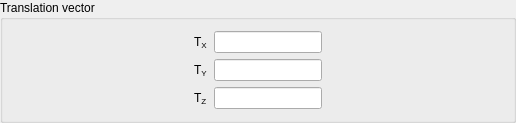
        <widget class="QGroupBox" name="groupBoxTranslation">
         <property name="toolTip">
          <string>&lt;html&gt;&lt;head/&gt;&lt;body&gt;&lt;p&gt;&lt;span style=&quot; font-size:9pt;&quot;&gt;Translation vector.&lt;/span&gt;&lt;/p&gt;&lt;/body&gt;&lt;/html&gt;</string>
         </property>
         <property name="title">
          <string>Translation vector </string>
         </property>
         <layout class="QGridLayout">
          <item row="0" column="0">
           <spacer>
            <property name="orientation">
             <enum>Qt::Horizontal</enum>
            </property>
            <property name="sizeHint" stdset="0">
             <size>
              <width>180</width>
              <height>20</height>
             </size>
            </property>
           </spacer>
          </item>
          <item row="0" column="1">
           <widget class="QLabel" name="labelTX">
            <property name="toolTip">
             <string>&lt;html&gt;&lt;head/&gt;&lt;body&gt;&lt;p&gt;&lt;span style=&quot; font-size:9pt;&quot;&gt;First component of the translation vector.&lt;/span&gt;&lt;/p&gt;&lt;/body&gt;&lt;/html&gt;</string>
            </property>
            <property name="text">
             <string>T&lt;sub&gt;X&lt;/sub&gt;</string>
            </property>
           </widget>
          </item>
          <item row="0" column="2">
           <widget class="QLineEdit" name="lineEditTX">
            <property name="sizePolicy">
             <sizepolicy hsizetype="Expanding" vsizetype="Fixed">
              <horstretch>0</horstretch>
              <verstretch>0</verstretch>
             </sizepolicy>
            </property>
            <property name="minimumSize">
             <size>
              <width>20</width>
              <height>0</height>
             </size>
            </property>
            <property name="baseSize">
             <size>
              <width>0</width>
              <height>0</height>
             </size>
            </property>
            <property name="toolTip">
             <string>&lt;html&gt;&lt;head/&gt;&lt;body&gt;&lt;p&gt;&lt;span style=&quot; font-size:9pt;&quot;&gt;First component of the translation vector.&lt;/span&gt;&lt;/p&gt;&lt;/body&gt;&lt;/html&gt;</string>
            </property>
           </widget>
          </item>
          <item row="0" column="3">
           <spacer>
            <property name="orientation">
             <enum>Qt::Horizontal</enum>
            </property>
            <property name="sizeHint" stdset="0">
             <size>
              <width>180</width>
              <height>20</height>
             </size>
            </property>
           </spacer>
          </item>
          <item row="1" column="0">
           <spacer>
            <property name="orientation">
             <enum>Qt::Horizontal</enum>
            </property>
            <property name="sizeHint" stdset="0">
             <size>
              <width>180</width>
              <height>20</height>
             </size>
            </property>
           </spacer>
          </item>
          <item row="1" column="1">
           <widget class="QLabel" name="labelTY">
            <property name="toolTip">
             <string>&lt;html&gt;&lt;head/&gt;&lt;body&gt;&lt;p&gt;&lt;span style=&quot; font-size:9pt;&quot;&gt;Second component of the translation vector.&lt;/span&gt;&lt;/p&gt;&lt;/body&gt;&lt;/html&gt;</string>
            </property>
            <property name="text">
             <string>T&lt;sub&gt;Y&lt;/sub&gt;</string>
            </property>
           </widget>
          </item>
          <item row="1" column="2">
           <widget class="QLineEdit" name="lineEditTY">
            <property name="minimumSize">
             <size>
              <width>20</width>
              <height>0</height>
             </size>
            </property>
            <property name="toolTip">
             <string>&lt;html&gt;&lt;head/&gt;&lt;body&gt;&lt;p&gt;&lt;span style=&quot; font-size:9pt;&quot;&gt;Second component of the translation vector.&lt;/span&gt;&lt;/p&gt;&lt;/body&gt;&lt;/html&gt;</string>
            </property>
           </widget>
          </item>
          <item row="1" column="3">
           <spacer>
            <property name="orientation">
             <enum>Qt::Horizontal</enum>
            </property>
            <property name="sizeHint" stdset="0">
             <size>
              <width>180</width>
              <height>20</height>
             </size>
            </property>
           </spacer>
          </item>
          <item row="2" column="0">
           <spacer>
            <property name="orientation">
             <enum>Qt::Horizontal</enum>
            </property>
            <property name="sizeHint" stdset="0">
             <size>
              <width>180</width>
              <height>20</height>
             </size>
            </property>
           </spacer>
          </item>
          <item row="2" column="1">
           <widget class="QLabel" name="labelTZ">
            <property name="toolTip">
             <string>&lt;html&gt;&lt;head/&gt;&lt;body&gt;&lt;p&gt;&lt;span style=&quot; font-size:9pt;&quot;&gt;Third component of the translation vector.&lt;/span&gt;&lt;/p&gt;&lt;/body&gt;&lt;/html&gt;</string>
            </property>
            <property name="text">
             <string>T&lt;sub&gt;Z&lt;/sub&gt;</string>
            </property>
           </widget>
          </item>
          <item row="2" column="2">
           <widget class="QLineEdit" name="lineEditTZ">
            <property name="minimumSize">
             <size>
              <width>20</width>
              <height>0</height>
             </size>
            </property>
            <property name="toolTip">
             <string>&lt;html&gt;&lt;head/&gt;&lt;body&gt;&lt;p&gt;&lt;span style=&quot; font-size:9pt;&quot;&gt;Third component of the translation vector.&lt;/span&gt;&lt;/p&gt;&lt;/body&gt;&lt;/html&gt;</string>
            </property>
           </widget>
          </item>
          <item row="2" column="3">
           <spacer>
            <property name="orientation">
             <enum>Qt::Horizontal</enum>
            </property>
            <property name="sizeHint" stdset="0">
             <size>
              <width>180</width>
              <height>20</height>
             </size>
            </property>
           </spacer>
          </item>
         </layout>
        </widget>
